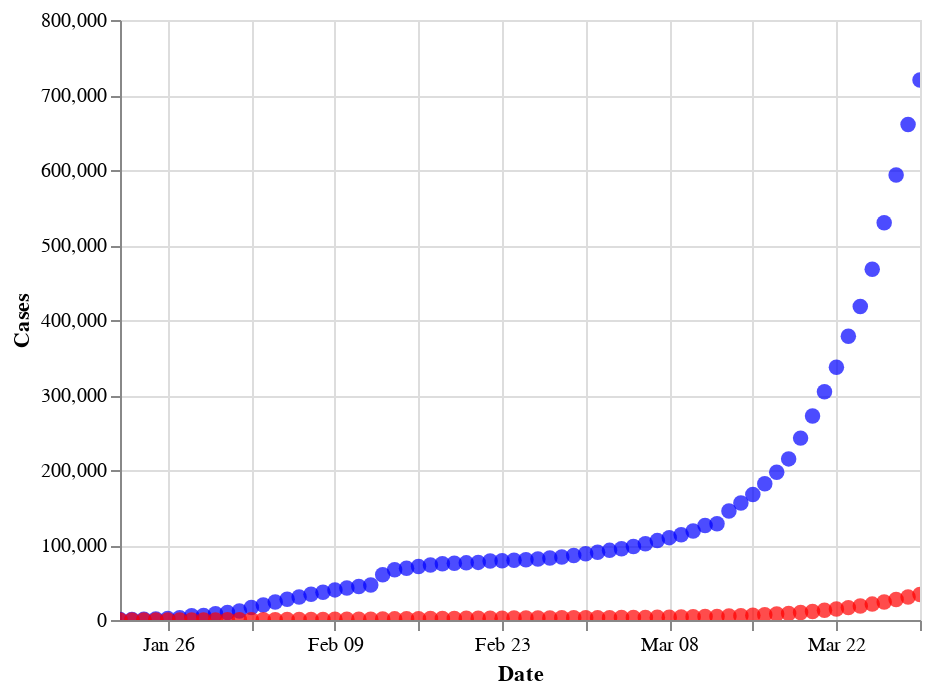

The notebook cell this image was saved under:
### Code cell
confirmed_plot = alt.Chart(df_grouped).mark_circle(size=60, color='blue').encode(
    x=alt.X('date', axis=alt.Axis(title='Date')),
    y=alt.Y('confirmed', axis=alt.Axis(title='Cases'))
)

deaths_plot = alt.Chart(df_grouped).mark_circle(size=60, color='red').encode(
    x='date',
    y='deaths'
)

worldwide_plot = confirmed_plot + deaths_plot
worldwide_plot.interactive()

### Figure 1 — Vega-Lite specification as saved in the notebook (floating-point values rounded to 4 significant figures)
{"config": {"view": {"continuousWidth": 400, "continuousHeight": 300}}, "layer": [{"mark": {"type": "circle", "color": "blue", "size": 60}, "encoding": {"x": {"type": "temporal", "axis": {"title": "Date"}, "field": "date"}, "y": {"type": "quantitative", "axis": {"title": "Cases"}, "field": "confirmed"}}, "selection": {"selector001": {"type": "interval", "bind": "scales", "encodings": ["x", "y"]}}}, {"mark": {"type": "circle", "color": "red", "size": 60}, "encoding": {"x": {"type": "temporal", "field": "date"}, "y": {"type": "quantitative", "field": "deaths"}}}], "data": {"name": "data-68703f14a9a8b3ce784e53948b4cd46b"}, "$schema": "https://vega.github.io/schema/vega-lite/v4.0.2.json", "datasets": {"data-68703f14a9a8b3ce784e53948b4cd46b": [{"date": "2020-01-22T00:00:00", "confirmed": 555, "deaths": 17}, {"date": "2020-01-23T00:00:00", "confirmed": 654, "deaths": 18}, {"date": "2020-01-24T00:00:00", "confirmed": 941, "deaths": 26}, {"date": "2020-01-25T00:00:00", "confirmed": 1434, "deaths": 42}, {"date": "2020-01-26T00:00:00", "confirmed": 2118, "deaths": 56}, {"date": "2020-01-27T00:00:00", "confirmed": 2927, "deaths": 82}, {"date": "2020-01-28T00:00:00", "confirmed": 5578, "deaths": 131}, {"date": "2020-01-29T00:00:00", "confirmed": 6166, "deaths": 133}, {"date": "2020-01-30T00:00:00", "confirmed": 8234, "deaths": 171}, {"date": "2020-01-31T00:00:00", "confirmed": 9927, "deaths": 213}, {"date": "2020-02-01T00:00:00", "confirmed": 12038, "deaths": 259}, {"date": "2020-02-02T00:00:00", "confirmed": 16787, "deaths": 362}, {"date": "2020-02-03T00:00:00", "confirmed": 19881, "deaths": 426}, {"date": "2020-02-04T00:00:00", "confirmed": 23892, "deaths": 492}, {"date": "2020-02-05T00:00:00", "confirmed": 27635, "deaths": 564}, {"date": "2020-02-06T00:00:00", "confirmed": 30794, "deaths": 634}, {"date": "2020-02-07T00:00:00", "confirmed": 34391, "deaths": 719}, {"date": "2020-02-08T00:00:00", "confirmed": 37120, "deaths": 806}, {"date": "2020-02-09T00:00:00", "confirmed": 40150, "deaths": 906}, {"date": "2020-02-10T00:00:00", "confirmed": 42762, "deaths": 1013}, {"date": "2020-02-11T00:00:00", "confirmed": 44802, "deaths": 1113}, {"date": "2020-02-12T00:00:00", "confirmed": 46729, "deaths": 1118}, {"date": "2020-02-13T00:00:00", "confirmed": 60368, "deaths": 1371}, {"date": "2020-02-14T00:00:00", "confirmed": 66885, "deaths": 1523}, {"date": "2020-02-15T00:00:00", "confirmed": 69030, "deaths": 1666}, {"date": "2020-02-16T00:00:00", "confirmed": 71224, "deaths": 1770}, {"date": "2020-02-17T00:00:00", "confirmed": 73258, "deaths": 1868}, {"date": "2020-02-18T00:00:00", "confirmed": 75136, "deaths": 2007}, {"date": "2020-02-19T00:00:00", "confirmed": 75639, "deaths": 2122}, {"date": "2020-02-20T00:00:00", "confirmed": 76197, "deaths": 2247}, {"date": "2020-02-21T00:00:00", "confirmed": 76819, "deaths": 2251}, {"date": "2020-02-22T00:00:00", "confirmed": 78572, "deaths": 2458}, {"date": "2020-02-23T00:00:00", "confirmed": 78958, "deaths": 2469}, {"date": "2020-02-24T00:00:00", "confirmed": 79561, "deaths": 2629}, {"date": "2020-02-25T00:00:00", "confirmed": 80406, "deaths": 2708}, {"date": "2020-02-26T00:00:00", "confirmed": 81388, "deaths": 2770}, {"date": "2020-02-27T00:00:00", "confirmed": 82746, "deaths": 2814}, {"date": "2020-02-28T00:00:00", "confirmed": 84112, "deaths": 2872}, {"date": "2020-02-29T00:00:00", "confirmed": 86011, "deaths": 2941}, {"date": "2020-03-01T00:00:00", "confirmed": 88369, "deaths": 2996}, {"date": "2020-03-02T00:00:00", "confirmed": 90306, "deaths": 3085}, {"date": "2020-03-03T00:00:00", "confirmed": 92840, "deaths": 3160}, {"date": "2020-03-04T00:00:00", "confirmed": 95120, "deaths": 3254}, {"date": "2020-03-05T00:00:00", "confirmed": 97886, "deaths": 3348}, {"date": "2020-03-06T00:00:00", "confirmed": 101801, "deaths": 3460}, {"date": "2020-03-07T00:00:00", "confirmed": 105847, "deaths": 3558}, {"date": "2020-03-08T00:00:00", "confirmed": 109821, "deaths": 3802}, {"date": "2020-03-09T00:00:00", "confirmed": 113590, "deaths": 3988}, {"date": "2020-03-10T00:00:00", "confirmed": 118620, "deaths": 4262}, {"date": "2020-03-11T00:00:00", "confirmed": 125875, "deaths": 4615}, {"date": "2020-03-12T00:00:00", "confirmed": 128352, "deaths": 4720}, {"date": "2020-03-13T00:00:00", "confirmed": 145205, "deaths": 5404}, {"date": "2020-03-14T00:00:00", "confirmed": 156101, "deaths": 5819}, {"date": "2020-03-15T00:00:00", "confirmed": 167454, "deaths": 6440}, {"date": "2020-03-16T00:00:00", "confirmed": 181574, "deaths": 7126}, {"date": "2020-03-17T00:00:00", "confirmed": 197102, "deaths": 7905}, {"date": "2020-03-18T00:00:00", "confirmed": 214821, "deaths": 8733}, {"date": "2020-03-19T00:00:00", "confirmed": 242500, "deaths": 9867}, {"date": "2020-03-20T00:00:00", "confirmed": 272035, "deaths": 11299}, {"date": "2020-03-21T00:00:00", "confirmed": 304396, "deaths": 12973}, {"date": "2020-03-22T00:00:00", "confirmed": 336953, "deaths": 14651}, {"date": "2020-03-23T00:00:00", "confirmed": 378235, "deaths": 16505}, {"date": "2020-03-24T00:00:00", "confirmed": 418045, "deaths": 18625}, {"date": "2020-03-25T00:00:00", "confirmed": 467653, "deaths": 21181}, {"date": "2020-03-26T00:00:00", "confirmed": 529591, "deaths": 23970}, {"date": "2020-03-27T00:00:00", "confirmed": 593291, "deaths": 27198}, {"date": "2020-03-28T00:00:00", "confirmed": 660706, "deaths": 30652}, {"date": "2020-03-29T00:00:00", "confirmed": 720117, "deaths": 33925}]}}
